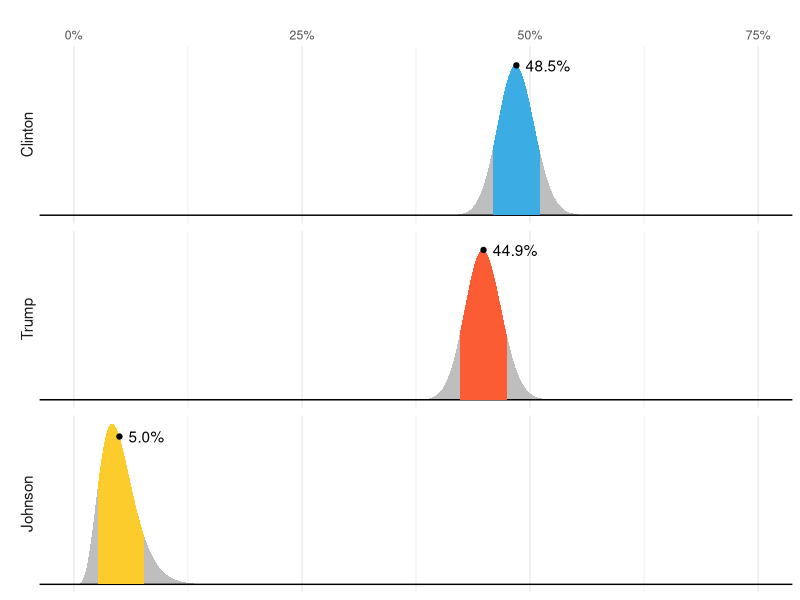

Here is the R script that generated this plot:
## ---- chunk 1
#| echo: false
#| message: false
#| warning: false
#| cache: false

library(tidyverse)
library(dslabs)
polls <- polls_us_election_2016 |> 
  filter(state == "U.S." & enddate >= "2016-11-02" & population == "lv") |>
  mutate(spread = rawpoll_clinton/100 - rawpoll_trump/100) 

one_poll_per_pollster <- polls |> group_by(pollster) |> 
  filter(enddate == max(enddate)) |>
  ungroup()
## ---- chunk 2
#| fig-cap: "The colored areas represent values with an 80% chance of including the actual result, according to the FiveThirtyEight model."

my_dgamma <- function(x, mean = 1, sd = 1){
  shape = mean^2/sd^2
  scale = sd^2 / mean
  dgamma(x, shape = shape, scale = scale)
}

my_qgamma <- function(mean = 1, sd = 1){
  shape = mean^2/sd^2
  scale = sd^2 / mean
  qgamma(c(0.1,0.9), shape = shape, scale = scale)
}

tmp <- tibble(candidate = c("Clinton", "Trump", "Johnson"), avg = c(48.5, 44.9, 5.0), avg_txt = c("48.5%", "44.9%", "5.0%"), sd = rep(2, 3), m = my_dgamma(avg, avg, sd)) |>
  mutate(candidate = reorder(candidate, -avg))

xx <- seq(0, 75, len = 300)
tmp_2 <- map_df(1:3, function(i){
  tibble(candidate = tmp$candidate[i],
         avg = tmp$avg[i],
         sd = tmp$sd[i],
         x = xx,
         y = my_dgamma(xx, tmp$avg[i], tmp$sd[i]))
})

tmp_3 <- map_df(1:3, function(i){
  qq <- my_qgamma(tmp$avg[i], tmp$sd[i])
  xx <- seq(qq[1], qq[2], len = 200)
  tibble(candidate = tmp$candidate[i],
         avg = tmp$avg[i],
         sd = tmp$sd[i],
         x = xx,
         y = my_dgamma(xx, tmp$avg[i], tmp$sd[i]))
})
         
tmp_2 |> 
  ggplot(aes(x, ymax = y, ymin = 0)) +
  geom_ribbon(fill = "grey") + 
  facet_grid(candidate ~ ., switch = "y") +
  scale_x_continuous(breaks = seq(0, 75, 25), position = "top",
                     labels = paste0(seq(0, 75, 25), "%")) +
  geom_abline(intercept = 0, slope = 0) +
  xlab("") + ylab("") + 
  theme_minimal() + 
  theme(panel.grid.major.y = element_blank(), 
        panel.grid.minor.y = element_blank(),
        axis.title.y = element_blank(),
        axis.text.y = element_blank(),
        axis.ticks.y = element_blank(),
        strip.text.y = element_text(angle = 180, size = 11, vjust = 0.2)) + 
  geom_ribbon(data = tmp_3, mapping = aes(x = x, ymax = y, ymin = 0, fill = candidate), inherit.aes = FALSE, show.legend = FALSE) +
  scale_fill_manual(values = c("#3cace4", "#fc5c34", "#fccc2c")) +
  geom_point(data = tmp, mapping = aes(x = avg, y = m), inherit.aes = FALSE) + 
  geom_text(data = tmp, mapping = aes(x = avg, y = m, label = avg_txt), inherit.aes = FALSE, hjust = 0, nudge_x = 1) 
  
  
## ---- chunk 3
set.seed(3)
## ---- chunk 4
p <- 0.00025
N <- 100000
D <- sample(c(1, 0), N, replace = TRUE, prob = c(p, 1 - p))
## ---- chunk 5
N_1 <- sum(D == 1)
N_0 <- sum(D == 0)
cat(N_1, "with disease, and", N_0, "without.")
## ---- chunk 6
a <- 0.99
test <- vector("character", N)
test[D == 1] <- sample(c("+", "-"), N_1, replace = TRUE, prob = c(a, 1 - a))
test[D == 0] <- sample(c("-", "+"), N_0, replace = TRUE, prob = c(a, 1 - a))
## ---- chunk 7
table(D, test)
## ---- chunk 8
theta_0 <- 0
tau <- 0.05
## ---- chunk 9
res <- one_poll_per_pollster |> 
  summarise(y_bar = mean(spread), sigma = sd(spread), n = n())
B <- with(res, sigma^2/n / (sigma^2/n + tau^2))
posterior_mean <- B*theta_0 + (1 - B)*res$y_bar
posterior_se <- with(res, sqrt(1/(n/sigma^2 + 1/tau^2)))
posterior_mean + c(-1, 1)*qnorm(0.975)*posterior_se
## ---- chunk 10
#| echo: false

od <- options()$digits
options(digits = 8)
## ---- chunk 11
1 - pnorm(0, posterior_mean, posterior_se)
## ---- chunk 12
#| echo: false

options(digits = od)
